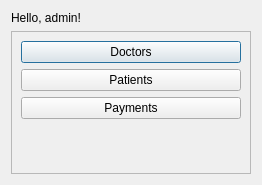
<?xml version="1.0" encoding="UTF-8"?>
<ui version="4.0">
 <class>Adminwindow</class>
 <widget class="QDialog" name="Adminwindow">
  <property name="geometry">
   <rect>
    <x>0</x>
    <y>0</y>
    <width>262</width>
    <height>185</height>
   </rect>
  </property>
  <property name="windowTitle">
   <string>Administrator</string>
  </property>
  <layout class="QGridLayout" name="gridLayout_2">
   <item row="0" column="0">
    <widget class="QLabel" name="label">
     <property name="text">
      <string>Hello, admin!</string>
     </property>
    </widget>
   </item>
   <item row="1" column="0">
    <widget class="QScrollArea" name="scrollArea">
     <property name="widgetResizable">
      <bool>true</bool>
     </property>
     <widget class="QWidget" name="scrollAreaWidgetContents">
      <property name="geometry">
       <rect>
        <x>0</x>
        <y>0</y>
        <width>242</width>
        <height>146</height>
       </rect>
      </property>
      <layout class="QGridLayout" name="gridLayout">
       <item row="0" column="0">
        <layout class="QVBoxLayout" name="verticalLayout">
         <item>
          <widget class="QPushButton" name="pushButton_AdminDoctors">
           <property name="text">
            <string>Doctors</string>
           </property>
          </widget>
         </item>
         <item>
          <widget class="QPushButton" name="pushButton_AdminPatients">
           <property name="text">
            <string>Patients</string>
           </property>
          </widget>
         </item>
         <item>
          <widget class="QPushButton" name="pushButton_AdminPayment">
           <property name="text">
            <string>Payments</string>
           </property>
          </widget>
         </item>
        </layout>
       </item>
       <item row="1" column="0">
        <widget class="QLabel" name="label_2">
         <property name="text">
          <string/>
         </property>
        </widget>
       </item>
      </layout>
     </widget>
    </widget>
   </item>
  </layout>
 </widget>
 <resources/>
 <connections/>
</ui>
